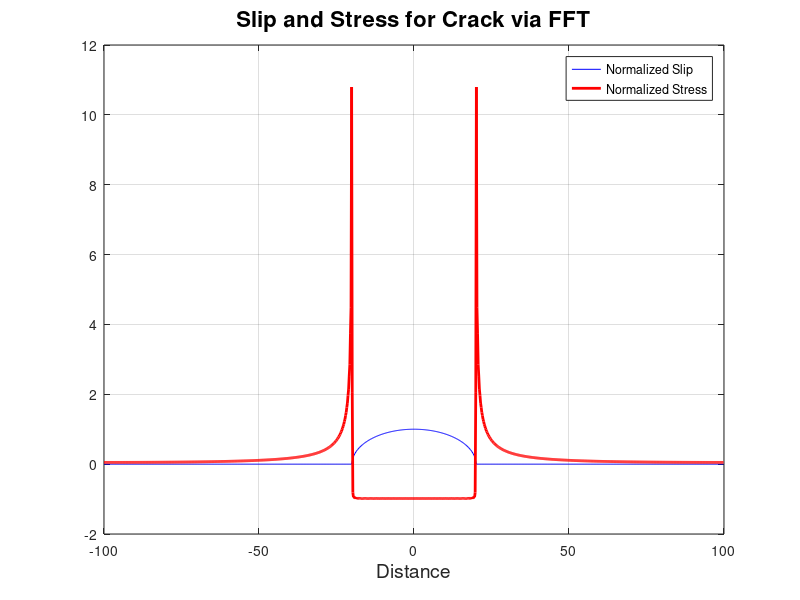

MATLAB code to generate this figure: (Note: this script raises an error after producing the figure.)
% Code from Dr. Paul Segall, personal correspondence (9.21.2022)
% This is the solution to reproducing Figure 4.15 (very clever shifting)

% Test of fft stress computation for anti-plane strain crack
%
% Note that for the stress to accurately match the analytical solution (in
% this case stress inside crack = -1.00) the half-length must be small
% compared to computational domain. Otherwise cyclical replications of the
% crack contribute to the stress.


clear Uhat S

N = 2^10;
% set displacement to be zero outside crack and elliptical inside
Lambda = 200;  % size of domain
u = zeros(N,1);
sd = 1.0e-4;    % stress drop
a  = 20;        % crack half-length
x0 = 0;         % crack center
G = 1;          % shear modulus

%x-coordinates
x = linspace(-Lambda/2,Lambda/2,N+1);  
x = x(1:end-1);                     

for k=1:N
	if abs( x(k) - x0 ) < a
		u(k) = 2*sd*sqrt(  a^2 - ( x(k) - x0)^2);
	end
end

% Compute the stiffness in the transform domain
% Note: this  could be done outside a subroutine and passed in
	n = -0.5*N:1:0.5*N-1;
	Stiff = -pi*G*abs(n)/Lambda;

    t0 = clock;
% Given u(x) FFT the displacement
	Uhat = fft(u, N);

% rearrange the indicies so that n ranges from -N/2 to +N/2
    U = fftshift(Uhat)';

% Convolve stiffness with slip distribution
	S = Stiff .* U;

% Rearrange indicies so that n ranges from 0 to N-1
    Shat = ifftshift(S);
    
% Inverse FFT to compute stress
	stress = ifft(Shat, N);
 	etime(clock,t0)
    
% Note: could be written more compactly as 
%    stress = ifft(ifftshift(Stiff .* fftshift(fft(u, N))'),N);
    
%%%%%%%%%%%%%%%%%%%%%%%%%%%%%%%%%%%%%%%%%%%%%%%%%%%%%%%%%%%%%%%%%%
figure
plot(x, u/(2*sd*a), 'b', x, stress/sd, 'r', 'LineWidth',2)
xlabel('Distance','FontSize',14)
title('Slip and Stress for Crack via FFT','FontSize',16)
grid
h = legend('Normalized Slip', 'Normalized Stress');
h.FontSize = 12;